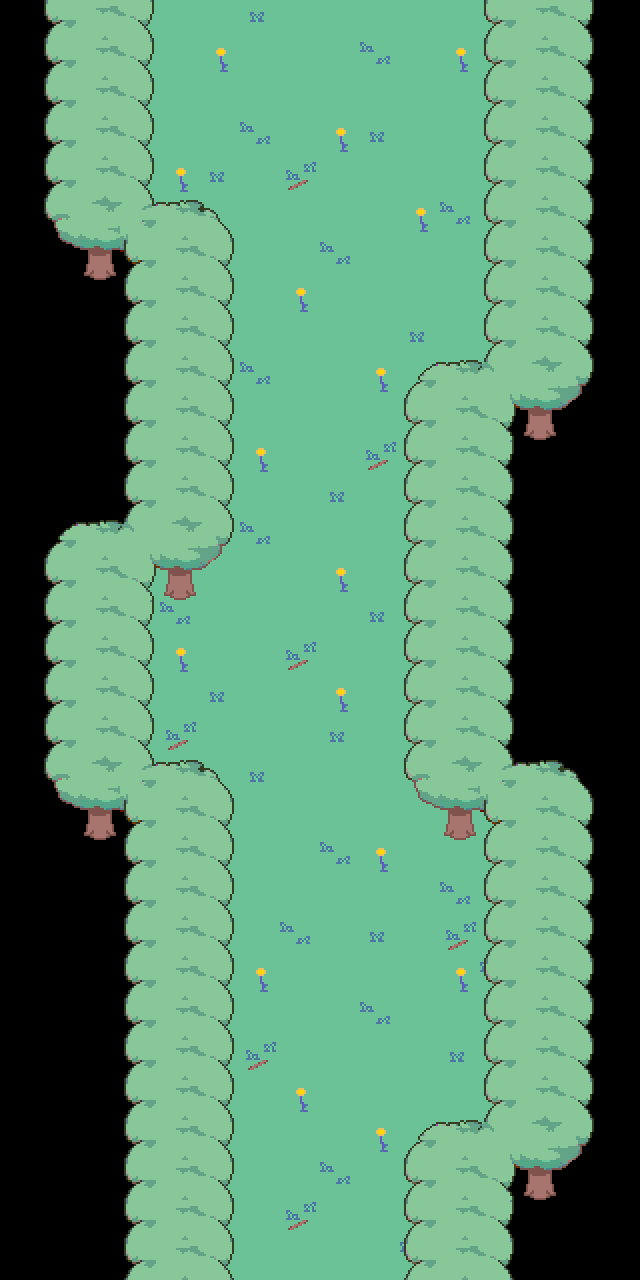

Tiled map render using the project's own tile images. Description and the whole map definition, tile-layer contents included, below:
An orthogonal 16x32 tile map with 40x40 px tiles, 3 tile layers (Tile Layer 1, Tile Layer 2, Copy of Tile Layer 2) and 18 objects (2x transition, script, for13, for15, alexa_go_to, ...).

<map version="1.9" tiledversion="1.9.2" orientation="orthogonal" renderorder="right-down" width="16" height="32" tilewidth="40" tileheight="40" infinite="0" nextlayerid="7" nextobjectid="27">
 <editorsettings>
  <export target="../forest_14.lua" format="lua" />
 </editorsettings>
 <properties>
  <property name="music" value="forest" />
 </properties>
 <tileset firstgid="1" source="../../tilesets/woods.tsx" />
 <layer id="1" name="Tile Layer 1" width="16" height="32">
  <data encoding="csv">
0,0,56,56,56,56,40,56,56,56,56,56,56,0,0,0,
0,0,56,47,56,34,56,56,56,47,56,34,56,0,0,0,
0,0,56,56,56,56,56,56,56,56,56,56,56,0,0,0,
0,0,56,56,56,56,47,56,34,40,56,56,56,0,0,0,
0,0,56,40,34,40,56,56,56,56,56,56,56,0,0,0,
0,0,56,56,56,56,56,56,56,56,34,47,56,0,0,0,
0,0,0,0,56,56,56,56,47,56,56,56,56,0,0,0,
0,0,0,0,56,56,56,34,56,56,56,56,56,0,0,0,
0,0,0,0,56,56,56,56,56,56,40,56,56,0,0,0,
0,0,0,0,56,56,47,56,56,34,56,56,56,0,0,0,
0,0,0,0,56,56,56,56,56,56,56,56,0,0,0,0,
0,0,0,0,56,56,34,56,56,47,56,56,0,0,0,0,
0,0,0,0,56,56,56,56,40,56,56,56,0,0,0,0,
0,0,0,0,56,56,47,56,56,56,56,56,0,0,0,0,
0,0,0,56,56,56,56,56,34,56,56,56,0,0,0,0,
0,0,0,56,47,56,56,56,56,40,56,56,0,0,0,0,
0,0,0,56,34,56,56,47,56,56,56,56,0,0,0,0,
0,0,0,56,56,40,56,56,34,56,56,56,0,0,0,0,
0,0,0,56,56,56,56,56,40,56,56,56,0,0,0,0,
0,0,0,56,56,56,40,56,56,56,56,56,0,0,0,0,
0,0,0,0,56,56,56,56,56,56,56,56,56,0,0,0,
0,0,0,0,0,56,56,56,47,34,56,56,56,0,0,0,
0,0,0,0,0,56,56,56,56,56,56,47,56,0,0,0,
0,0,0,0,0,56,56,47,56,40,56,56,56,0,0,0,
0,0,0,0,0,56,34,56,56,56,56,34,47,0,0,0,
0,0,0,0,0,56,56,56,56,47,56,56,56,0,0,0,
0,0,0,0,56,56,47,56,56,56,56,40,56,0,0,0,
0,0,0,0,56,56,56,34,56,56,56,56,56,0,0,0,
0,0,0,0,56,56,56,56,56,34,56,56,56,0,0,0,
0,0,0,0,56,56,56,56,47,56,56,56,0,0,0,0,
0,0,0,0,56,56,56,40,56,56,56,56,0,0,0,0,
0,0,0,0,56,56,56,56,56,56,47,56,0,0,0,0
</data>
 </layer>
 <layer id="2" name="Tile Layer 2" width="16" height="32">
  <data encoding="csv">
0,93,94,95,0,0,0,0,0,0,0,0,93,94,95,0,
0,93,94,95,0,0,0,0,0,0,0,0,93,94,95,0,
0,93,94,95,0,0,0,0,0,0,0,0,93,94,95,0,
0,93,94,95,0,0,0,0,0,0,0,0,93,94,95,0,
0,93,94,95,0,0,0,11,0,0,0,0,93,94,95,0,
0,100,101,192,193,194,0,0,0,0,0,0,93,94,95,0,
0,111,112,123,94,95,0,0,0,0,0,0,93,94,95,0,
0,0,0,93,94,95,0,0,0,0,0,0,93,94,95,0,
0,0,0,93,94,95,0,0,0,0,0,0,93,94,95,0,
0,0,0,93,94,95,0,0,0,0,188,189,190,101,102,0,
0,0,0,93,94,95,0,0,0,0,93,94,122,112,113,0,
0,0,0,93,94,95,0,0,0,11,93,94,95,0,0,0,
0,0,0,93,94,95,0,0,0,0,93,94,95,0,0,0,
0,188,189,190,101,102,0,0,0,0,93,94,95,0,0,0,
0,93,94,122,112,113,0,0,0,0,93,94,95,0,0,0,
0,93,94,95,0,0,0,0,0,0,93,94,95,0,0,0,
0,93,94,95,0,0,0,11,0,0,93,94,95,0,0,0,
0,93,94,95,0,0,0,0,0,0,93,94,95,0,0,0,
0,93,94,95,11,0,0,0,0,0,93,94,95,0,0,0,
0,100,101,192,193,194,0,0,0,0,100,101,192,193,194,0,
0,111,112,123,94,95,0,0,0,0,111,112,123,94,95,0,
0,0,0,93,94,95,0,0,0,0,0,0,93,94,95,0,
0,0,0,93,94,95,0,0,0,0,0,0,93,94,95,0,
0,0,0,93,94,95,0,0,0,0,0,11,93,94,95,0,
0,0,0,93,94,95,0,0,0,0,0,0,93,94,95,0,
0,0,0,93,94,95,0,0,0,0,0,0,93,94,95,0,
0,0,0,93,94,95,11,0,0,0,0,0,93,94,95,0,
0,0,0,93,94,95,0,0,0,0,0,0,93,94,95,0,
0,0,0,93,94,95,0,0,0,0,188,189,190,101,102,0,
0,0,0,93,94,95,0,0,0,0,93,94,122,112,113,0,
0,0,0,93,94,95,0,11,0,0,93,94,95,0,0,0,
0,0,0,93,94,95,0,0,0,0,93,94,95,0,0,0
</data>
 </layer>
 <objectgroup id="3" name="collision">
  <object id="1" x="0" y="0" width="140" height="1280" />
  <object id="2" x="120" y="240" width="100" height="320" />
  <object id="3" x="120" y="560" width="80" height="40" />
  <object id="4" x="120" y="800" width="100" height="480" />
  <object id="5" x="500" y="0" width="160" height="1280" />
  <object id="7" x="420" y="400" width="80" height="400" />
  <object id="9" x="420" y="1160" width="80" height="120" />
  <object id="10" x="440" y="800" width="80" height="40" />
 </objectgroup>
 <objectgroup id="4" name="objects">
  <object id="12" name="transition" x="120" y="0" width="400" height="15">
   <properties>
    <property name="map" value="forest_13" />
    <property name="marker" value="for14" />
   </properties>
  </object>
  <object id="14" name="transition" x="200" y="1265" width="240" height="15">
   <properties>
    <property name="map" value="forest_15" />
    <property name="marker" value="for14" />
   </properties>
  </object>
  <object id="16" name="script" x="200" y="600" width="240">
   <properties>
    <property name="cutscene" value="forest.wave" />
   </properties>
  </object>
 </objectgroup>
 <objectgroup id="5" name="markers">
  <object id="13" name="for13" x="320" y="40">
   <point />
  </object>
  <object id="15" name="for15" x="320" y="1240">
   <point />
  </object>
  <object id="17" name="alexa_go_to" x="280" y="680">
   <point />
  </object>
  <object id="18" name="stacy_go_to" x="360" y="680">
   <point />
  </object>
  <object id="19" name="alexa_spin_to" x="200" y="680">
   <point />
  </object>
  <object id="20" name="camera" x="320" y="680">
   <point />
  </object>
  <object id="21" name="alexa_run_to" x="240" y="680">
   <point />
  </object>
 </objectgroup>
 <layer id="6" name="Copy of Tile Layer 2" width="16" height="32">
  <data encoding="csv">
0,93,94,95,0,0,0,0,0,0,0,0,93,94,95,0,
0,93,94,95,0,0,0,0,0,0,0,0,93,94,95,0,
0,93,94,95,0,0,0,0,0,0,0,0,93,94,95,0,
0,93,94,95,0,0,0,0,0,0,0,0,93,94,95,0,
0,93,94,95,0,0,0,0,0,0,0,0,93,94,95,0,
0,100,101,192,193,194,0,0,0,0,0,0,93,94,95,0,
0,111,114,123,94,95,0,0,0,0,0,0,93,94,95,0,
0,0,0,93,94,95,0,0,0,0,0,0,93,94,95,0,
0,0,0,93,94,95,0,0,0,0,0,0,93,94,95,0,
0,0,0,93,94,95,0,0,0,0,188,189,190,101,102,0,
0,0,0,93,94,95,0,0,0,0,93,94,122,114,113,0,
0,0,0,93,94,95,0,0,0,0,93,94,95,0,0,0,
0,0,0,93,94,95,0,0,0,0,93,94,95,0,0,0,
0,188,189,190,101,102,0,0,0,0,93,94,95,0,0,0,
0,93,94,122,114,113,0,0,0,0,93,94,95,0,0,0,
0,93,94,95,0,0,0,0,0,0,93,94,95,0,0,0,
0,93,94,95,0,0,0,0,0,0,93,94,95,0,0,0,
0,93,94,95,0,0,0,0,0,0,93,94,95,0,0,0,
0,93,94,95,0,0,0,0,0,0,93,94,95,0,0,0,
0,100,101,192,193,194,0,0,0,0,100,101,192,193,194,0,
0,111,114,123,94,95,0,0,0,0,111,114,123,94,95,0,
0,0,0,93,94,95,0,0,0,0,0,0,93,94,95,0,
0,0,0,93,94,95,0,0,0,0,0,0,93,94,95,0,
0,0,0,93,94,95,0,0,0,0,0,0,93,94,95,0,
0,0,0,93,94,95,0,0,0,0,0,0,93,94,95,0,
0,0,0,93,94,95,0,0,0,0,0,0,93,94,95,0,
0,0,0,93,94,95,0,0,0,0,0,0,93,94,95,0,
0,0,0,93,94,95,0,0,0,0,0,0,93,94,95,0,
0,0,0,93,94,95,0,0,0,0,188,189,190,101,102,0,
0,0,0,93,94,95,0,0,0,0,93,94,122,114,113,0,
0,0,0,93,94,95,0,0,0,0,93,94,95,0,0,0,
0,0,0,93,94,95,0,0,0,0,93,94,95,0,0,0
</data>
 </layer>
</map>
